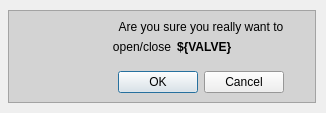
<?xml version="1.0" encoding="UTF-8"?>
<ui version="4.0">
 <class>Form</class>
 <widget class="QWidget" name="Form">
  <property name="geometry">
   <rect>
    <x>0</x>
    <y>0</y>
    <width>326</width>
    <height>113</height>
   </rect>
  </property>
  <property name="windowTitle">
   <string>Form</string>
  </property>
  <widget class="PyDMShellCommand" name="PyDMShellCommand_yes">
   <property name="geometry">
    <rect>
     <x>153</x>
     <y>10</y>
     <width>16</width>
     <height>16</height>
    </rect>
   </property>
   <property name="toolTip">
    <string/>
   </property>
   <property name="whatsThis">
    <string>
    A QPushButton capable of execute shell commands.
    </string>
   </property>
   <property name="command" stdset="0">
    <string>&quot;python ../scripts/commute_valve.py &quot; + str(sys.argv[5]) + &quot; &quot; + sys.argv[6] + &quot; yes&quot;</string>
   </property>
  </widget>
  <widget class="QFrame" name="frame">
   <property name="geometry">
    <rect>
     <x>8</x>
     <y>10</y>
     <width>308</width>
     <height>93</height>
    </rect>
   </property>
   <property name="palette">
    <palette>
     <active>
      <colorrole role="Base">
       <brush brushstyle="SolidPattern">
        <color alpha="255">
         <red>255</red>
         <green>255</green>
         <blue>255</blue>
        </color>
       </brush>
      </colorrole>
      <colorrole role="Window">
       <brush brushstyle="SolidPattern">
        <color alpha="255">
         <red>211</red>
         <green>211</green>
         <blue>211</blue>
        </color>
       </brush>
      </colorrole>
     </active>
     <inactive>
      <colorrole role="Base">
       <brush brushstyle="SolidPattern">
        <color alpha="255">
         <red>255</red>
         <green>255</green>
         <blue>255</blue>
        </color>
       </brush>
      </colorrole>
      <colorrole role="Window">
       <brush brushstyle="SolidPattern">
        <color alpha="255">
         <red>211</red>
         <green>211</green>
         <blue>211</blue>
        </color>
       </brush>
      </colorrole>
     </inactive>
     <disabled>
      <colorrole role="Base">
       <brush brushstyle="SolidPattern">
        <color alpha="255">
         <red>211</red>
         <green>211</green>
         <blue>211</blue>
        </color>
       </brush>
      </colorrole>
      <colorrole role="Window">
       <brush brushstyle="SolidPattern">
        <color alpha="255">
         <red>211</red>
         <green>211</green>
         <blue>211</blue>
        </color>
       </brush>
      </colorrole>
     </disabled>
    </palette>
   </property>
   <property name="autoFillBackground">
    <bool>true</bool>
   </property>
   <property name="frameShape">
    <enum>QFrame::StyledPanel</enum>
   </property>
   <property name="frameShadow">
    <enum>QFrame::Raised</enum>
   </property>
   <layout class="QGridLayout" name="gridLayout_3">
    <item row="0" column="0">
     <layout class="QGridLayout" name="gridLayout_2">
      <item row="0" column="1" colspan="2">
       <widget class="QLabel" name="label">
        <property name="minimumSize">
         <size>
          <width>200</width>
          <height>0</height>
         </size>
        </property>
        <property name="maximumSize">
         <size>
          <width>16777215</width>
          <height>14</height>
         </size>
        </property>
        <property name="font">
         <font>
          <weight>50</weight>
          <bold>false</bold>
         </font>
        </property>
        <property name="text">
         <string>Are you sure you really want to</string>
        </property>
        <property name="alignment">
         <set>Qt::AlignCenter</set>
        </property>
        <property name="wordWrap">
         <bool>true</bool>
        </property>
       </widget>
      </item>
      <item row="1" column="2">
       <widget class="QLabel" name="VALVE">
        <property name="maximumSize">
         <size>
          <width>16777215</width>
          <height>14</height>
         </size>
        </property>
        <property name="font">
         <font>
          <weight>75</weight>
          <bold>true</bold>
         </font>
        </property>
        <property name="text">
         <string>${VALVE}</string>
        </property>
       </widget>
      </item>
      <item row="1" column="1">
       <widget class="QLabel" name="label_4">
        <property name="maximumSize">
         <size>
          <width>75</width>
          <height>14</height>
         </size>
        </property>
        <property name="text">
         <string>open/close</string>
        </property>
        <property name="alignment">
         <set>Qt::AlignRight|Qt::AlignTrailing|Qt::AlignVCenter</set>
        </property>
       </widget>
      </item>
      <item row="3" column="1" colspan="2">
       <widget class="QDialogButtonBox" name="buttonBox">
        <property name="minimumSize">
         <size>
          <width>210</width>
          <height>0</height>
         </size>
        </property>
        <property name="standardButtons">
         <set>QDialogButtonBox::Cancel|QDialogButtonBox::Ok</set>
        </property>
        <property name="centerButtons">
         <bool>true</bool>
        </property>
       </widget>
      </item>
      <item row="0" column="0" rowspan="4">
       <widget class="QLabel" name="label_2">
        <property name="minimumSize">
         <size>
          <width>70</width>
          <height>70</height>
         </size>
        </property>
        <property name="maximumSize">
         <size>
          <width>16777215</width>
          <height>16777215</height>
         </size>
        </property>
        <property name="text">
         <string>&lt;html&gt;&lt;head/&gt;&lt;body&gt;&lt;p&gt;&lt;img src=&quot;../images/warning.png&quot;/&gt;&lt;/p&gt;&lt;/body&gt;&lt;/html&gt;</string>
        </property>
        <property name="alignment">
         <set>Qt::AlignCenter</set>
        </property>
       </widget>
      </item>
      <item row="2" column="2">
       <spacer name="verticalSpacer">
        <property name="orientation">
         <enum>Qt::Vertical</enum>
        </property>
        <property name="sizeType">
         <enum>QSizePolicy::Fixed</enum>
        </property>
        <property name="sizeHint" stdset="0">
         <size>
          <width>20</width>
          <height>3</height>
         </size>
        </property>
       </spacer>
      </item>
     </layout>
    </item>
   </layout>
  </widget>
  <widget class="PyDMShellCommand" name="PyDMShellCommand_no">
   <property name="geometry">
    <rect>
     <x>223</x>
     <y>10</y>
     <width>16</width>
     <height>16</height>
    </rect>
   </property>
   <property name="toolTip">
    <string/>
   </property>
   <property name="whatsThis">
    <string>
    A QPushButton capable of execute shell commands.
    </string>
   </property>
   <property name="command" stdset="0">
    <string>&quot;python ../scripts/commute_valve.py &quot; + str(sys.argv[5]) + &quot; &quot; + sys.argv[6] + &quot; no&quot;</string>
   </property>
  </widget>
  <widget class="PyDMLabel" name="PyDMLabel_40">
   <property name="geometry">
    <rect>
     <x>210</x>
     <y>740</y>
     <width>36</width>
     <height>21</height>
    </rect>
   </property>
   <property name="font">
    <font>
     <pointsize>7</pointsize>
    </font>
   </property>
   <property name="toolTip">
    <string/>
   </property>
   <property name="whatsThis">
    <string/>
   </property>
   <property name="text">
    <string>exp</string>
   </property>
   <property name="alignment">
    <set>Qt::AlignCenter</set>
   </property>
   <property name="alarmSensitiveBorder" stdset="0">
    <bool>false</bool>
   </property>
   <property name="channel" stdset="0">
    <string>ca://${IOC}:BBB:TorrExp</string>
   </property>
  </widget>
  <zorder>PyDMShellCommand_yes</zorder>
  <zorder>PyDMShellCommand_no</zorder>
  <zorder>PyDMLabel_40</zorder>
  <zorder>frame</zorder>
 </widget>
 <customwidgets>
  <customwidget>
   <class>PyDMShellCommand</class>
   <extends>QPushButton</extends>
   <header>pydm.widgets.shell_command</header>
  </customwidget>
  <customwidget>
   <class>PyDMLabel</class>
   <extends>QLabel</extends>
   <header>pydm.widgets.label</header>
  </customwidget>
 </customwidgets>
 <resources/>
 <connections>
  <connection>
   <sender>buttonBox</sender>
   <signal>accepted()</signal>
   <receiver>Form</receiver>
   <slot>close()</slot>
   <hints>
    <hint type="sourcelabel">
     <x>253</x>
     <y>78</y>
    </hint>
    <hint type="destinationlabel">
     <x>310</x>
     <y>79</y>
    </hint>
   </hints>
  </connection>
  <connection>
   <sender>buttonBox</sender>
   <signal>rejected()</signal>
   <receiver>Form</receiver>
   <slot>close()</slot>
   <hints>
    <hint type="sourcelabel">
     <x>149</x>
     <y>81</y>
    </hint>
    <hint type="destinationlabel">
     <x>4</x>
     <y>80</y>
    </hint>
   </hints>
  </connection>
  <connection>
   <sender>buttonBox</sender>
   <signal>rejected()</signal>
   <receiver>PyDMShellCommand_no</receiver>
   <slot>execute_command()</slot>
   <hints>
    <hint type="sourcelabel">
     <x>162</x>
     <y>78</y>
    </hint>
    <hint type="destinationlabel">
     <x>230</x>
     <y>17</y>
    </hint>
   </hints>
  </connection>
  <connection>
   <sender>buttonBox</sender>
   <signal>accepted()</signal>
   <receiver>PyDMShellCommand_yes</receiver>
   <slot>execute_command()</slot>
   <hints>
    <hint type="sourcelabel">
     <x>229</x>
     <y>76</y>
    </hint>
    <hint type="destinationlabel">
     <x>160</x>
     <y>17</y>
    </hint>
   </hints>
  </connection>
 </connections>
</ui>
